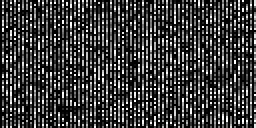
%> input picture watermarked.bmp, 128 x 64 px (shown 2 times larger)
$ octave FOUR_arnold_decode.m   (GNU Octave 9; MATLAB toolbox functions it lacks are replaced by stand-ins)
%> lines starting %> are read from the running program, lines starting %| are printed output that depends on the picture
### intialize.m
function [Pk,Phi,d,e] = intialize(p,q)
clc;
disp('Intaializing:');
Pk=p*q;
Phi=(p-1)*(q-1);
%Calculate the value of e
x=2;e=1;
while x > 1
    e=e+1;
    x=gcd(Phi,e);
end
%Calculate the value of d
i=1;
r=1;
while r > 0
    k=(Phi*i)+1;
    r=rem(k,e);
    i=i+1;
end
d=k/e;
clc;
disp(['The value of (N) is: ' num2str(Pk)]);
disp(['The public key (e) is: ' num2str(e)]);
disp(['The value of (Phi) is: ' num2str(Phi)]);
disp(['The private key (d)is: ' num2str(d)]);

### FOUR_arnold_decode.m
clc;
disp('Implementation of RSA Algorithm');
clear all; close all;
p = input('\nEnter the value of p: ');
%> the answer given: 3
q = input('\nEnter the value of q: ');
%> the answer given: 3
[Pk,Phi,d,e] = intialize(p,q);


message=imread('watermarked.bmp');
%> message is the input picture: size 64x128 uint8; min 0, max 255, mean 60.7
msg= imresize(message,[64 64]);
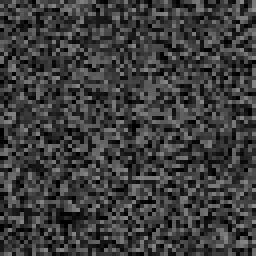
%> msg: size 64x64 uint8 (shown 4 times larger); min 0, max 143, mean 60.7
heightm=size(msg,1);	%Height
%> heightm = 64
widthm=size(msg,2);
%> widthm = 64
estart_time=cputime;

Mm=size(message,1);%Height
%> Mm = 64
display(Mm);
%| Mm = 64

Nm=size(message,2);%Width
%> Nm = 128
display(Nm);
%| Nm = 128
%watermark1(1,64)=bitget(message(1,64),8);
%display(watermark1(1,512));

Decrypted_image=msg;
array = [];
store=0;
store1=0;
store2=0;
c=0;
c1=0;
c2=0;
kk=1;
kkk=1;
jjj=2;
decipher1=0;
for ii = 1:Mm
for jj = 1:2:Nm

    store1=0;
    store2=0;
    z1=32768;
    z2=16384;
    z3=8192;
    z4=4096;
    z5=2048;
    z6=1024;
    z7=512;
    z8=256;
    watermark1(ii,jj)=bitget(message(ii,jj),8);
    if(watermark1(ii,jj)==1)
        g1=z1;
    else
        g1=0;
    end

    watermark2(ii,jj)=bitget(message(ii,jj),7);
     if(watermark2(ii,jj)==1)
        g2=z2;
    else
        g2=0;
    end
    watermark3(ii,jj)=bitget(message(ii,jj),6);
     if(watermark3(ii,jj)==1)
        g3=z3;
    else
        g3=0;
    end
    watermark4(ii,jj)=bitget(message(ii,jj),5);
     if(watermark4(ii,jj)==1)
        g4=z4;
    else
        g4=0;
    end
    watermark5(ii,jj)=bitget(message(ii,jj),4);
     if(watermark5(ii,jj)==1)
        g5=z5;
    else
        g5=0;
    end
    watermark6(ii,jj)=bitget(message(ii,jj),3);
     if(watermark6(ii,jj)==1)
        g6=z6;
    else
        g6=0;
    end
    watermark7(ii,jj)=bitget(message(ii,jj),2);
     if(watermark7(ii,jj)==1)
        g7=z7;
    else
        g7=0;
    end
    watermark8(ii,jj)=bitget(message(ii,jj),1);
     if(watermark8(ii,jj)==1)
        g8=z8;
    else
        g8=0;
    end

    store1=g1+g2+g3+g4+g5+g6+g7+g8;
    %uint16(z1*watermark1(ii,jj))+uint16(z2*watermark2(ii,jj))+uint16(z3*watermark3(ii,jj))+uint16(z4*watermark4(ii,jj))+uint16(z5*watermark5(ii,jj))+uint16(z6*watermark6(ii,jj))+uint16(z7*watermark7(ii,jj))+uint16(z8*watermark8(ii,jj));
    for s1= 0:65536
        if store1==s1
            c1=s1;
            break;
        end
    end
    %display(store1);
     %display(c1);
    %jj=jj+2;

    watermark9(ii,jjj)=bitget(message(ii,jjj),8);
    watermark10(ii,jjj)=bitget(message(ii,jjj),7);
    watermark11(ii,jjj)=bitget(message(ii,jjj),6);
    watermark12(ii,jjj)=bitget(message(ii,jjj),5);
    watermark13(ii,jjj)=bitget(message(ii,jjj),4);
    watermark14(ii,jjj)=bitget(message(ii,jjj),3);
    watermark15(ii,jjj)=bitget(message(ii,jjj),2);
    watermark16(ii,jjj)=bitget(message(ii,jjj),1);


    store2=uint16(128*watermark9(ii,jjj))+uint16(64*watermark10(ii,jjj))+uint16(32*watermark11(ii,jjj))+uint16(16*watermark12(ii,jjj))+uint16(8*watermark13(ii,jjj))+uint16(4*watermark14(ii,jjj))+uint16(2*watermark15(ii,jjj))+uint16(1*watermark16(ii,jjj));
    %display(store2);
    for s2= 0:255
        if store2==s2
            c2=s2;
            break;
        end
    end
    if(jjj==Nm)
        jjj=2;
    else
        jjj=jjj+2;
    end

    c=c1+c2;%+uint16(store2);
    %display(c);

    str1=de2bi(c,16);
    %display(str1);
    decipher=crypt1(c,Pk,d);
    %display(decipher);
    %decipher1=mod(decipher,256);
    str=de2bi(decipher,16);
    %display(str);


   Decrypted_image(ii,kkk)=bitset(Decrypted_image(ii,kkk), 1,str(1));
   Decrypted_image(ii,kkk)=bitset(Decrypted_image(ii,kkk), 2,str(2));
   Decrypted_image(ii,kkk)=bitset(Decrypted_image(ii,kkk), 3,str(3));
   Decrypted_image(ii,kkk)=bitset(Decrypted_image(ii,kkk), 4,str(4));
   Decrypted_image(ii,kkk)=bitset(Decrypted_image(ii,kkk), 5,str(5));
   Decrypted_image(ii,kkk)=bitset(Decrypted_image(ii,kkk), 6,str(6));
   Decrypted_image(ii,kkk)=bitset(Decrypted_image(ii,kkk), 7,str(7));
   Decrypted_image(ii,kkk)=bitset(Decrypted_image(ii,kkk), 8,str(8));


   if kkk==widthm

       kkk=1;

   else
       kkk=kkk+1;

   end


end
end
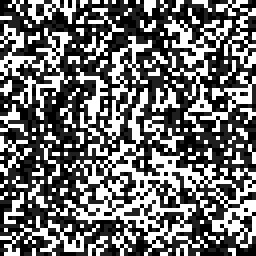
%> Decrypted_image: size 64x64 uint8 (shown 4 times larger); min 0, max 8, mean 3.43; drawn with min black and max white
%> watermark1: size 64x127 logical; every value is 0
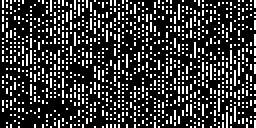
%> watermark10: size 64x128 logical (shown 2 times larger); 21.8% white in thin lines or dots
%> watermark11: size 64x128 logical; 29.4% white in thin lines or dots
%> watermark12: size 64x128 logical; 26.2% white in thin lines or dots
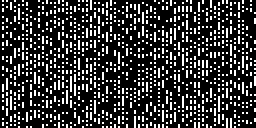
%> watermark13: size 64x128 logical (shown 2 times larger); 22% white in thin lines or dots
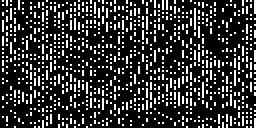
%> watermark14: size 64x128 logical (shown 2 times larger); 20.6% white in thin lines or dots
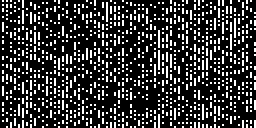
%> watermark15: size 64x128 logical (shown 2 times larger); 21.7% white in thin lines or dots
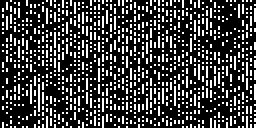
%> watermark16: size 64x128 logical (shown 2 times larger); 24.7% white in thin lines or dots
%> after the loop, c1 = 0; c2 = 231; g1 = 0; g2 = 0; g3 = 0; g4 = 0; g5 = 0; g6 = 0; g7 = 0; g8 = 0; jjj = 2; kkk = 1
ielapsed_time=cputime-estart_time;
ielapsed_time
imwrite(Decrypted_image,'Decrypted_watermarked.bmp','bmp');
figure(4)
imshow(Decrypted_image,[])
title('Watermarked Image')
